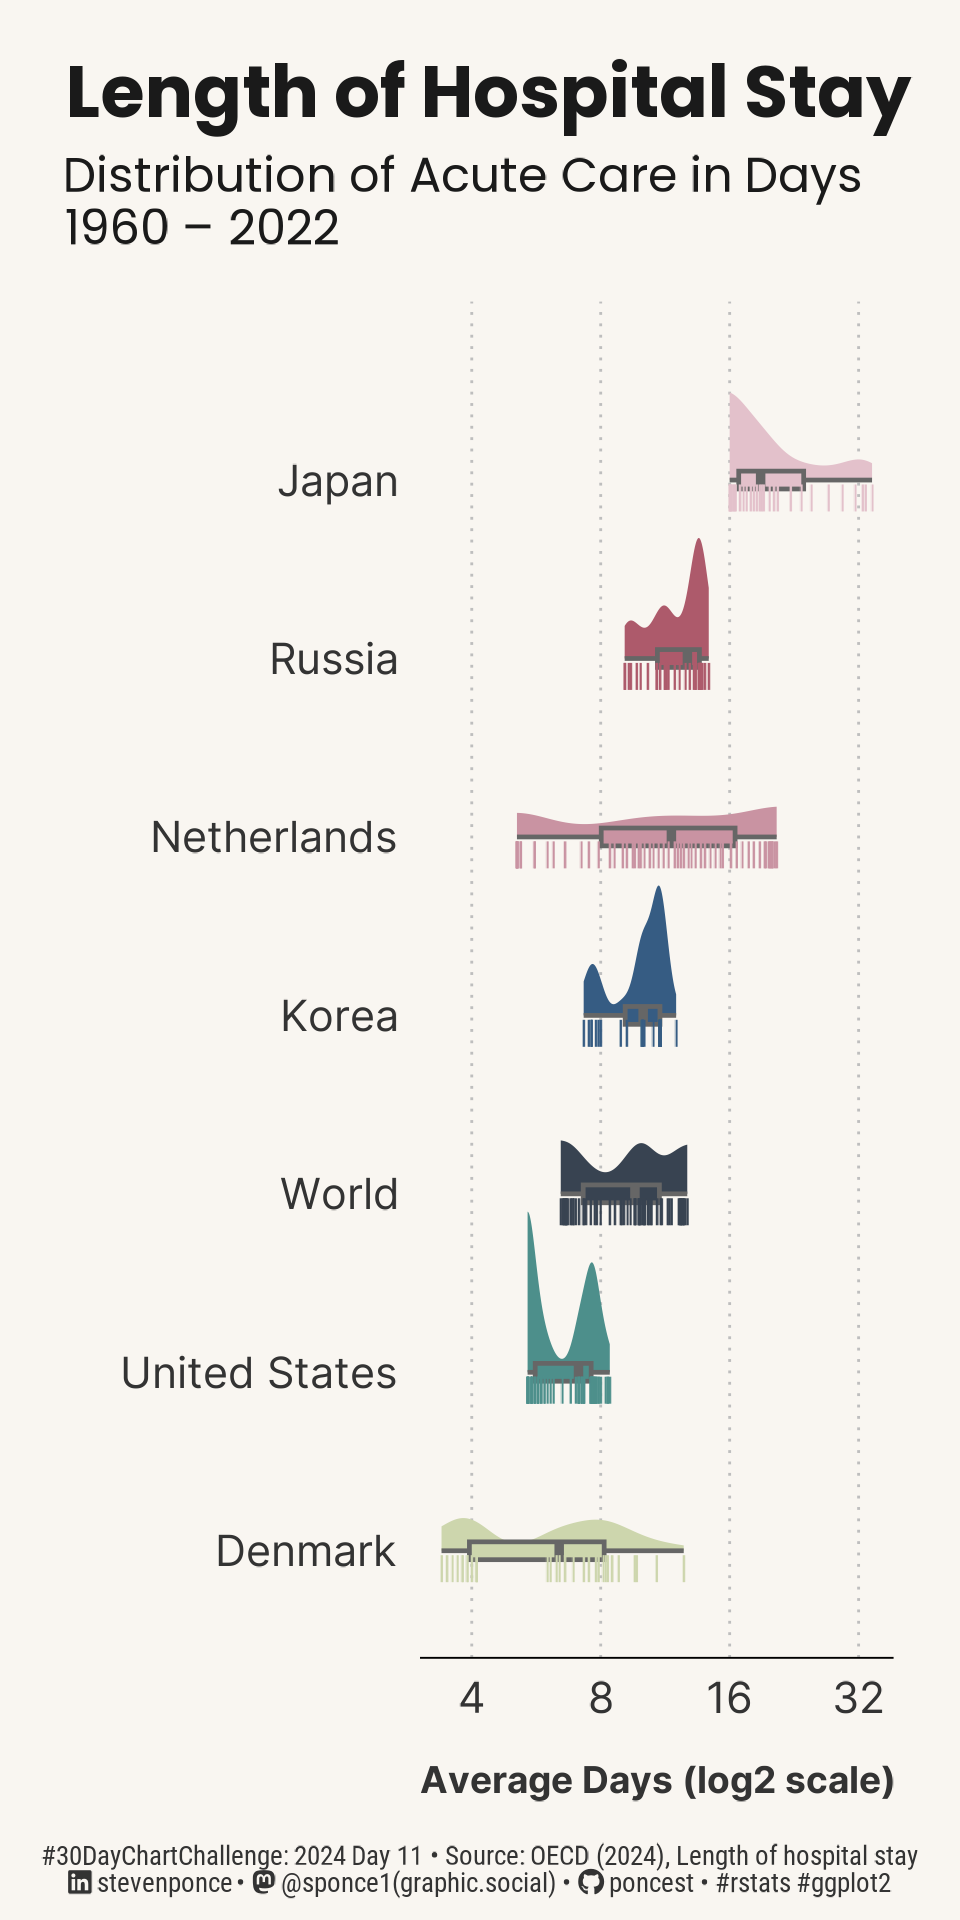

Recreate this plot in R.

## Challenge: #30DayChartChallenge 2024 day 11
## Topic:     Distributions | mobile-friendly
## Author:    Steven Ponce
## Date:      2024-04-11

## Data:      Length of hospital stay, Acute care, Days, 1960 – 2021 (via OECD) 
## Link:      https://data.oecd.org/healthcare/length-of-hospital-stay.htm#indicator-chart

## Citation:  OECD (2024), Length of hospital stay (indicator). 
##            doi: 10.1787/8dda6b7a-en (Accessed on 10 April 2024)


## 1. LOAD PACKAGES & SETUP ----  
pacman::p_load(
  tidyverse,   # Easily Install and Load the 'Tidyverse'
  ggtext,      # Improved Text Rendering Support for 'ggplot2'
  showtext,    # Using Fonts More Easily in R Graphs
  janitor,     # Simple Tools for Examining and Cleaning Dirty Data
  skimr,       # Compact and Flexible Summaries of Data
  scales,      # Scale Functions for Visualization
  lubridate,   # Make Dealing with Dates a Little Easier
  glue,        # Interpreted String Literals
  MetBrewer,   # Color Palettes Inspired by Works at the Metropolitan Museum of Art
  MoMAColors,  # Color Palettes Inspired by Artwork at the Museum of Modern Art in New York City
  readxl,      # Read Excel Files
  ggdist       # Visualizations of Distributions and Uncertainty
)


camcorder::gg_record( 
  dir    = here::here("temp_plots"), 
  device = "png",
  width  = 3,          # 3.72,
  height = 6,          # 8,               
  units  = "in",
  dpi    = 320)

### |- resolution ---- 
showtext_opts(dpi = 320, regular.wt = 300, bold.wt = 800)


## 2. READ IN THE DATA ----
hospital_stay_1960_2021 <- read_excel(here::here("2024/data/OECD_length_hospital_stay_1960_2021.xlsx"),
                                      sheet = "Data", 
                                      trim_ws = TRUE) |>
  clean_names() |>
  glimpse()



## 3. EXAMINING THE DATA ----
glimpse(hospital_stay_1960_2021)
skim(hospital_stay_1960_2021)
colnames(hospital_stay_1960_2021)



## 4. TIDYDATA ----

### |- Tidy ----

hospital_stay_df <- hospital_stay_1960_2021 |>
  # Rename column
  rename(country = location)

# Calculate the mean for each year's column
world_means <- hospital_stay_df |>
  select(-country) |>
  summarise(across(everything(), mean, na.rm = TRUE))

# Create a new tibble for "World"
world_row <- tibble(country = "World") |>
  bind_cols(world_means)

# Bind the new row to the original dataframe
hospital_stay_combined <- bind_rows(hospital_stay_df, world_row)


#' The ALOS refers to the average number of days that patients spend in hospital. 
#' It is generally measured by dividing the total number of days stayed by all inpatients 
#' during a year by the number of admissions or discharges.

hospital_tidy <- hospital_stay_combined |>
  # Pivot longer
  pivot_longer(
    cols = -country,
    names_to = "year",
    values_to = "alos_days"
  ) |>
  # Format the year column
  mutate(
    year = str_remove(year, "^x"),
    year = as.integer(year)
  )

selected_countries <- c(
  "Japan", "Netherlands", "United States", "Denmark",
  "Korea", "Russia", "World"
)

data_plot <- hospital_tidy |>
  filter(country %in% selected_countries) |>
  mutate(country = fct_reorder(country, alos_days, .na_rm = TRUE))


# 5. VISUALIZATION ---- 

### |- plot aesthetics ---- 
bkg_col      <- colorspace::lighten('#F5F2ED', 0.35)    
title_col    <- "gray10"              
subtitle_col <- "gray10"     
caption_col  <- "gray20"   
text_col     <- "gray20"     
col_palette  <- MoMAColors::moma.colors("Levine2", n = 7, type = "discrete", direction = -1) 
 

### |-  titles and caption ----
# icons
tt <- str_glue("#30DayChartChallenge: { 2024 } Day { 11 } &bull; Source: OECD (2024), Length of hospital stay<br>")  
li <- str_glue("<span style='font-family:fa6-brands'>&#xf08c;</span>")  
gh <- str_glue("<span style='font-family:fa6-brands'>&#xf09b;</span>")
mn <- str_glue("<span style='font-family:fa6-brands'>&#xf4f6;</span>")

# text
title_text   <- str_glue("Length of Hospital Stay") 

subtitle_text <- str_glue("Distribution of Acute Care in Days<br>
                          1960 – 2022")

caption_text <- str_glue("{tt} {li} stevenponce &bull; {mn} @sponce1(graphic.social) &bull; {gh} poncest &bull; #rstats #ggplot2")

### |-  fonts ----
font_add('fa6-brands', 'fonts/6.4.2/Font Awesome 6 Brands-Regular-400.otf') 
font_add_google("Poppins", regular.wt = 400, family = "title")       
font_add_google("Poppins", family = "subtitle")  
font_add_google("Inter", regular.wt = 400, family = "text")        
font_add_google("Roboto Condensed", family = "caption")
showtext_auto(enable = TRUE)  

### |-  plot theme ----
theme_set(theme_minimal(base_size = 12, base_family = "text"))

theme_update(
  plot.title.position   = "plot",
  plot.caption.position = "plot",
  legend.position       = "plot",
  plot.margin           = margin(t = 10, r = 15, b = 0, l = 15),
  plot.background       = element_rect(fill = bkg_col, color = bkg_col),
  panel.background      = element_rect(fill = bkg_col, color = bkg_col),
  axis.title.x          = element_text(margin = margin(10, 0, 0, 0), size = rel(.7), color = text_col, family = "text", face = "bold"),
  axis.title.y          = element_text(margin = margin(0, 10, 0, 0), size = rel(.9), color = text_col, family = "text", face = "bold"),
  axis.text             = element_text(size = rel(.8), color = text_col, family = "text"),
  axis.line.x           = element_line(color = "black", linewidth = .2),
  panel.grid.minor.y    = element_blank(),
  panel.grid.major.y    = element_blank(),
  panel.grid.minor.x    = element_blank(),
  panel.grid.major.x    = element_line(linetype = "dotted", linewidth = 0.3, color = "gray"),
)


### |-  final plot ----  

# Reference: https://mjskay.github.io/ggdist/

data_plot |>
  ggplot(aes(x = country, y = alos_days, fill = country, fill = country)) +

  # Geoms
  ggdist::stat_slab() +
  geom_boxplot(width = 0.1, outlier.shape = NA, color = "gray40") +
  geom_point(
    aes(color = country),
    position = position_nudge(x = -0.10),
    shape = "|",
    size = 2,
  ) +

  # Scales
  scale_x_discrete() +
  scale_y_continuous(transform = "log2") +
  scale_fill_manual(values = col_palette) +
  scale_color_manual(values = col_palette) +
  coord_flip(clip = "off")+
  
  # Labs
  labs(
    x        = element_blank(),
    y        = "Average Days (log2 scale)",
    title    = title_text,
    subtitle = subtitle_text,
    caption  = caption_text
  ) +
  
  # Theme
  theme(
    plot.title      = element_text(
      size          = rel(1.35),
      family        = "title",
      face          = "bold",
      color         = title_col,
      lineheight    = 1.1,
      margin        = margin(t = 5, b = 5)
    ),
    plot.subtitle   = element_markdown(
      size          = rel(.9), 
      family        = 'subtitle',
      color         = title_col,
      lineheight    = 1.1, 
      margin        = margin(t = 0, b = 10)
    ),
    plot.caption    = element_markdown(
      size          = rel(.5),
      family        = "caption",
      color         = caption_col,
      lineheight    = 0.65,
      hjust         = 0.5,
      halign        = 0.5,
      margin        = margin(t = 10, b = 5)
    ),
  )


# 6. SESSION INFO ----  
sessioninfo::session_info(include_base = TRUE) 

# ─ Session info ─────────────────────────────────────────────────────────
# setting  value
# version  R version 4.3.3 (2024-02-29 ucrt)
# os       Windows 10 x64 (build 19045)
# system   x86_64, mingw32
# ui       RStudio
# language (EN)
# collate  English_United States.utf8
# ctype    English_United States.utf8
# tz       America/New_York
# date     2024-04-08
# rstudio  2023.12.1+402 Ocean Storm (desktop)
# pandoc   NA
# 
# ─ Packages ─────────────────────────────────────────────────────────────
# ! package        * version    date (UTC) lib source
# P annotater        0.2.3      2024-01-26 [?] CRAN (R 4.3.3)
# base           * 4.3.3      2024-02-29 [2] local
# P base64enc        0.1-3      2015-07-28 [?] CRAN (R 4.3.0)
# P camcorder        0.1.0      2022-10-03 [?] CRAN (R 4.3.0)
# P cellranger       1.1.0      2016-07-27 [?] CRAN (R 4.3.0)
# cli              3.6.2      2023-12-11 [1] CRAN (R 4.3.3)
# P colorspace       2.1-0      2023-01-23 [?] CRAN (R 4.3.0)
# P commonmark       1.9.0      2023-03-17 [?] CRAN (R 4.3.0)
# P compiler         4.3.3      2024-02-29 [?] local
# cowplot          1.1.3      2024-01-22 [1] CRAN (R 4.3.3)
# P crayon           1.5.2      2022-09-29 [?] CRAN (R 4.3.0)
# P datasets       * 4.3.3      2024-02-29 [?] local
# P digest           0.6.33     2023-07-07 [?] CRAN (R 4.3.1)
# P distributional   0.4.0      2024-02-07 [?] CRAN (R 4.3.3)
# P dplyr          * 1.1.4      2023-11-17 [?] RSPM (R 4.3.0)
# P fansi            1.0.6      2023-12-08 [?] RSPM (R 4.3.0)
# P farver           2.1.1      2022-07-06 [?] CRAN (R 4.3.0)
# P fastmap          1.1.1      2023-02-24 [?] CRAN (R 4.3.0)
# P forcats        * 1.0.0      2023-01-29 [?] CRAN (R 4.3.0)
# P generics         0.1.3      2022-07-05 [?] CRAN (R 4.3.0)
# P ggdist         * 3.3.2      2024-03-05 [?] CRAN (R 4.3.3)
# P ggplot2        * 3.5.0      2024-02-23 [?] CRAN (R 4.3.2)
# ggstream         0.1.0      2021-05-06 [1] CRAN (R 4.3.3)
# P ggtext         * 0.1.2      2022-09-16 [?] CRAN (R 4.3.0)
# P gifski           1.12.0-2   2023-08-12 [?] CRAN (R 4.3.1)
# P glue           * 1.7.0      2024-01-09 [?] CRAN (R 4.3.2)
# P graphics       * 4.3.3      2024-02-29 [?] local
# P grDevices      * 4.3.3      2024-02-29 [?] local
# P grid             4.3.3      2024-02-29 [?] local
# P gridtext         0.1.5      2022-09-16 [?] CRAN (R 4.3.0)
# P gtable           0.3.4      2023-08-21 [?] CRAN (R 4.3.1)
# P here             1.0.1      2020-12-13 [?] CRAN (R 4.3.0)
# P hms              1.1.3      2023-03-21 [?] CRAN (R 4.3.0)
# P htmltools        0.5.7      2023-11-03 [?] RSPM (R 4.3.0)
# P janitor        * 2.2.0      2023-02-02 [?] CRAN (R 4.3.0)
# P jsonlite         1.8.8      2023-12-04 [?] RSPM (R 4.3.0)
# P knitr            1.45       2023-10-30 [?] RSPM (R 4.3.0)
# P lifecycle        1.0.4      2023-11-07 [?] CRAN (R 4.3.2)
# P lubridate      * 1.9.3      2023-09-27 [?] RSPM (R 4.3.0)
# P magick           2.8.3      2024-02-18 [?] CRAN (R 4.3.3)
# P magrittr         2.0.3      2022-03-30 [?] CRAN (R 4.3.0)
# P markdown         1.12       2023-12-06 [?] CRAN (R 4.3.2)
# P MetBrewer      * 0.2.0      2022-03-21 [?] CRAN (R 4.3.1)
# P methods        * 4.3.3      2024-02-29 [?] local
# MoMAColors     * 0.0.0.9000 2024-03-31 [1] Github (BlakeRMills/MoMAColors@6f5d75d)
# P munsell          0.5.0      2018-06-12 [?] CRAN (R 4.3.0)
# P pacman           0.5.1      2019-03-11 [?] CRAN (R 4.3.0)
# P pillar           1.9.0      2023-03-22 [?] CRAN (R 4.3.0)
# P pkgconfig        2.0.3      2019-09-22 [?] CRAN (R 4.3.0)
# P purrr          * 1.0.2      2023-08-10 [?] CRAN (R 4.3.1)
# P R.cache          0.16.0     2022-07-21 [?] CRAN (R 4.3.2)
# P R.methodsS3      1.8.2      2022-06-13 [?] CRAN (R 4.3.1)
# P R.oo             1.26.0     2024-01-24 [?] CRAN (R 4.3.2)
# P R.utils          2.12.3     2023-11-18 [?] CRAN (R 4.3.2)
# P R6               2.5.1      2021-08-19 [?] CRAN (R 4.3.0)
# P ragg             1.2.7      2023-12-11 [?] RSPM (R 4.3.0)
# Rcpp             1.0.12     2024-01-09 [1] CRAN (R 4.3.3)
# P readr          * 2.1.5      2024-01-10 [?] CRAN (R 4.3.2)
# P readxl         * 1.4.3      2023-07-06 [?] CRAN (R 4.3.1)
# renv             1.0.5      2024-02-29 [1] CRAN (R 4.3.3)
# P repr             1.1.6      2023-01-26 [?] CRAN (R 4.3.0)
# P rlang            1.1.3      2024-01-10 [?] CRAN (R 4.3.2)
# P rprojroot        2.0.4      2023-11-05 [?] RSPM (R 4.3.0)
# P rstudioapi       0.15.0     2023-07-07 [?] CRAN (R 4.3.1)
# P rsvg             2.6.0      2023-10-08 [?] RSPM (R 4.3.0)
# P scales         * 1.3.0      2023-11-28 [?] CRAN (R 4.3.2)
# P sessioninfo      1.2.2      2021-12-06 [?] CRAN (R 4.3.0)
# P showtext       * 0.9-7      2024-03-02 [?] CRAN (R 4.3.3)
# P showtextdb     * 3.0        2020-06-04 [?] CRAN (R 4.3.0)
# P skimr          * 2.1.5      2022-12-23 [?] CRAN (R 4.3.0)
# P snakecase        0.11.1     2023-08-27 [?] CRAN (R 4.3.1)
# P stats          * 4.3.3      2024-02-29 [?] local
# P stringi          1.8.3      2023-12-11 [?] RSPM (R 4.3.0)
# P stringr        * 1.5.1      2023-11-14 [?] RSPM (R 4.3.0)
# P styler           1.10.2     2023-08-29 [?] CRAN (R 4.3.2)
# P svglite          2.1.1      2023-01-10 [?] CRAN (R 4.3.0)
# P sysfonts       * 0.8.9      2024-03-02 [?] CRAN (R 4.3.3)
# P systemfonts      1.0.5      2023-10-09 [?] RSPM (R 4.3.0)
# P textshaping      0.3.6      2021-10-13 [?] CRAN (R 4.3.0)
# P tibble         * 3.2.1      2023-03-20 [?] CRAN (R 4.3.0)
# P tidyr          * 1.3.1      2024-01-24 [?] CRAN (R 4.3.2)
# tidyselect       1.2.1      2024-03-11 [1] CRAN (R 4.3.3)
# P tidyverse      * 2.0.0      2023-02-22 [?] CRAN (R 4.3.0)
# P timechange       0.2.0      2023-01-11 [?] CRAN (R 4.3.0)
# P tools            4.3.3      2024-02-29 [?] local
# P tzdb             0.4.0      2023-05-12 [?] CRAN (R 4.3.0)
# P utf8             1.2.4      2023-10-22 [?] CRAN (R 4.3.2)
# P utils          * 4.3.3      2024-02-29 [?] local
# P vctrs            0.6.5      2023-12-01 [?] CRAN (R 4.3.2)
# P withr            3.0.0      2024-01-16 [?] CRAN (R 4.3.2)
# P xfun             0.41       2023-11-01 [?] CRAN (R 4.3.2)
# P xml2             1.3.6      2023-12-04 [?] RSPM (R 4.3.0)
# 
# [1] C:/Users/poncest/OneDrive - Bristol Myers Squibb/RStudio/_CHALLENGES/30DayChartChallenge/renv/library/R-4.3/x86_64-w64-mingw32
# [2] C:/Users/poncest/AppData/Local/R/cache/R/renv/sandbox/R-4.3/x86_64-w64-mingw32/07866f9d
# 
# P ── Loaded and on-disk path mismatch.
# 
# ────────────────────────────────────────────────────────────────────────
# > 
